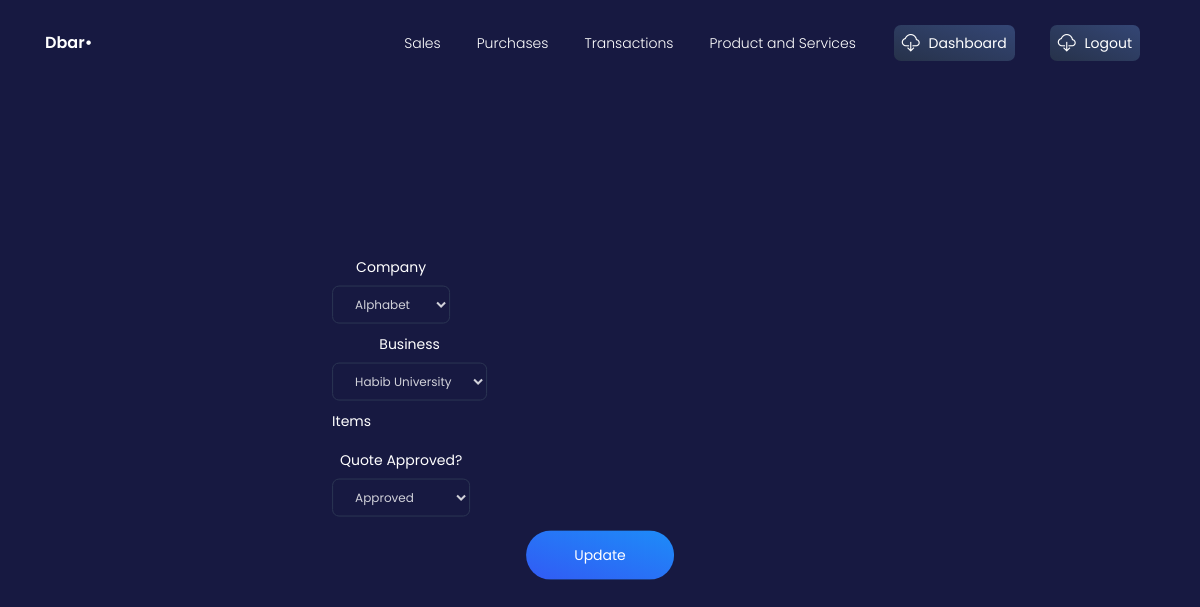
/update_sales/10, run on the app's committed database.
### crm/models.py (models this page shows, shortened)
class Company(models.Model):
    companyID = models.AutoField(primary_key=True)
    companyName = models.CharField(max_length=64)
    companyEmail = models.EmailField(max_length=254)
    companyPhoneNumber = models.IntegerField()
    is_client = models.BooleanField(default=True)
    def __str__(self):
        return self.companyName

class Business(models.Model):
    businessID = models.AutoField(primary_key=True)
    businessName = models.CharField(max_length=64)
    ORGANISATION_TYPE = (
        ('SP', 'SoleProprietor'),
        ('P', 'Partnership'),
        ('PL', 'PrivateLimited'),
        ('PBL', 'PublicLimited')
    )
    organisationType = models.CharField(
        max_length=3, choices=ORGANISATION_TYPE)
    businessType = models.CharField(max_length=64)
    CUREN = (
        ('PKR', 'Pakistani Ruppee'),
        ('USD', 'United States Dollar'),
        ('EUR', 'Euro'),
        ('AED', 'Dirham'),
        ('CAD', 'Canadian Dollar'),
        ('AUD', 'Australian Dollar')
    )
    currency = models.CharField(max_length=3, choices=CUREN)
    def __str__(self):
        return self.businessName

class Sales(models.Model):
    salesID = models.AutoField(primary_key=True)
    companyID = models.ForeignKey(Company, on_delete=models.CASCADE)
    businessID = models.ForeignKey(Business, on_delete=models.CASCADE)
    items = models.ManyToManyField(ProductsAndServices)
    STAT = (
        ('A', 'Approved'),
        ('NA', 'NotApproved')
    )
    status = models.CharField(max_length=2, choices=STAT)

### crm/views.py (the view)
# urls.py: path('update_sales/<salesID>', views.update_invoices, name='update_invoices' ),
def update_invoices(request, salesID):
    context = {}
    obj = get_object_or_404(Sales, salesID=salesID)
    form = InvoiceForm(request.POST or None, instance=obj)
    if form.is_valid():
        form.save()
        return HttpResponseRedirect("/update_sales/"+salesID)
    context["form"] = form
    return render(request, "update_invoices.html", context)

### crmapp/forms.py
class InvoiceForm(forms.ModelForm):  # add fields
    items = forms.ModelMultipleChoiceField(
        queryset = ProductsAndServices.objects.all(),
        widget = forms.CheckboxSelectMultiple
    )
    class Meta():
        model = Sales
        fields = ('salesID', 'companyID', 'businessID', 'items', 'status')

### templates/update_invoices.html (shortened to what this page needs)
{% load static %}
{% load static %}
{% load widget_tweaks %}
<!DOCTYPE html>
<html lang="en">
<head>
  <link href="https://use.fontawesome.com/releases/v5.0.6/css/all.css" rel="stylesheet">
    <link rel="stylesheet" href="https://maxcdn.bootstrapcdn.com/bootstrap/4.5.2/css/bootstrap.min.css">
  <link href="{% static './css/nucleo-icons.css' %}" rel="stylesheet" />
  <link href="{% static './css/blk-design-system.css' %}" rel="stylesheet" />
  <link href="{% static './demo/demo.css' %}" rel="stylesheet" />
</head>
<body class="login-page">
  <nav class="navbar navbar-expand-lg fixed-top navbar-transparent " color-on-scroll="100">
    <div class="container">
      <div class="navbar-translate">
        <a class="navbar-brand" href="#" target="">
          <span>Dbar•</span>
        </a>
      </div>
      <div class="collapse navbar-collapse justify-content-end" id="navigation">
        <ul class="navbar-nav">
        <li class="nav-item">
            <a class="nav-link" href="{% url 'invoices' %}">Sales</a>
          </li>
          <li class="nav-item">
            <a class="nav-link" href="{% url 'purchases' %}">Purchases</a>
          </li>
          <li class="nav-item">
            <a class="nav-link" href="{% url 'transaction' %}">Transactions</a>
          </li>
          <li class="nav-item">
            <a class="nav-link" href="{% url 'productandservice' %}">Product and Services</a>
          </li>
          <li class="nav-item">
            <a class="nav-link btn btn-default d-none d-lg-block" href="{% url 'dashboard' %}">
              <i class="tim-icons icon-cloud-download-93"></i> Dashboard
            </a>
          </li>
          <li class="nav-item">
            <a class="nav-link btn btn-default d-none d-lg-block" href="{% url 'logout' %}">
              <i class="tim-icons icon-cloud-download-93"></i> Logout
            </a>
          </li>
        </ul>
      </div>
    </div>
  </nav>
<div class="wrapper">
    <div class="page-header header-filter">
      <br /><br /><br /><br /><br /><br /><br /><br /><br /><br /><br /><br /><br /><br /><br /><br /><br /><br /><br /><br />
    <div class="wrapper">
      <div class="container">
        <div class="content-center brand">
          <form class="form" method="POST" novalidate>
            <div class="row">
            <div class="form-group">
                <label for="{{ form.companyID.id_for_label }}">Company</label>
                {{ form.companyID|add_class:'form-control' }}
            </div>
            </div>
            <div class="row">
            <div class="form-group">
                <label for="{{ form.businessID.id_for_label }}">Business</label>
                {{ form.businessID|add_class:'form-control' }}
            </div>
            </div>
            <div class="row">
              <div class="form-group">
                <label for="{{ form.itemID.id_for_label }}">Items</label>
              </div>
            </div>
            <div class="row">
              <div class="form-group">
                <label for="{{ form.status.id_for_label }}">Quote Approved?</label>
                {{ form.status|add_class:'form-control' }}
              </div>
            </div>
            <input class="btn btn-info btn-round btn-lg" type="submit" value="Update"/>
          </form>
        </div>
      </div>
  </div>
    </div>
  </div>
</body>
</html>

### data on the page
Company: companyID "Alphabet"
Business: businessID "Habib University"
Sales: status "Approved"
